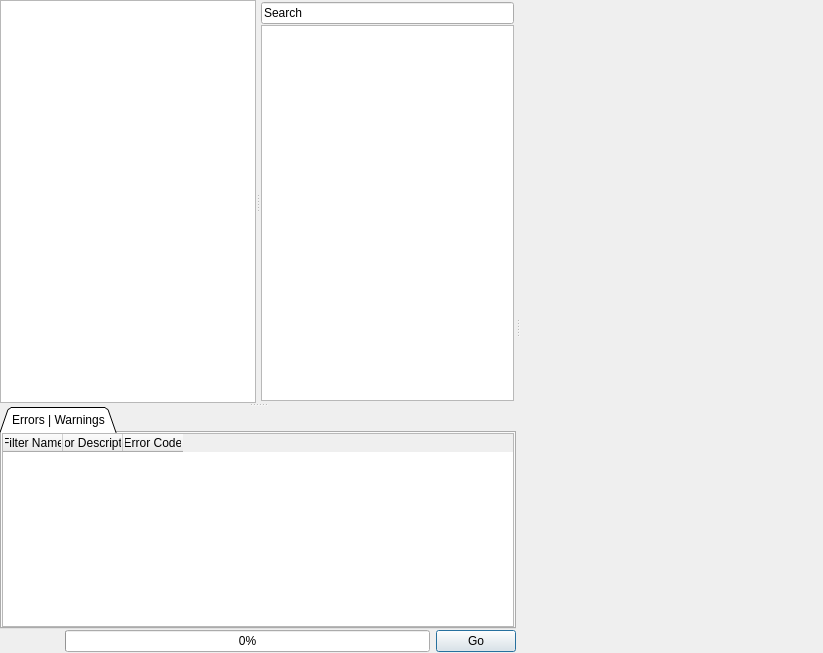
<?xml version="1.0" encoding="UTF-8"?>
<ui version="4.0">
 <class>PipelineBuilderWidget</class>
 <widget class="QWidget" name="PipelineBuilderWidget">
  <property name="geometry">
   <rect>
    <x>0</x>
    <y>0</y>
    <width>823</width>
    <height>653</height>
   </rect>
  </property>
  <property name="windowTitle">
   <string>Form</string>
  </property>
  <layout class="QVBoxLayout" name="verticalLayout">
   <property name="spacing">
    <number>0</number>
   </property>
   <property name="margin">
    <number>0</number>
   </property>
   <item>
    <widget class="QSplitter" name="splitter_1">
     <property name="styleSheet">
      <string notr="true"> QSplitter::handle {
  color: rgb(215, 215, 215);
 }</string>
     </property>
     <property name="orientation">
      <enum>Qt::Horizontal</enum>
     </property>
     <widget class="QFrame" name="frame">
      <property name="frameShape">
       <enum>QFrame::NoFrame</enum>
      </property>
      <property name="frameShadow">
       <enum>QFrame::Raised</enum>
      </property>
      <layout class="QVBoxLayout" name="verticalLayout_4">
       <property name="spacing">
        <number>0</number>
       </property>
       <property name="margin">
        <number>0</number>
       </property>
       <item>
        <widget class="QSplitter" name="docsBugSplitter">
         <property name="orientation">
          <enum>Qt::Vertical</enum>
         </property>
         <widget class="QSplitter" name="splitter_2">
          <property name="sizePolicy">
           <sizepolicy hsizetype="Expanding" vsizetype="Preferred">
            <horstretch>0</horstretch>
            <verstretch>1</verstretch>
           </sizepolicy>
          </property>
          <property name="styleSheet">
           <string notr="true"> QSplitter::handle {
  color: rgb(215, 215, 215);
 }</string>
          </property>
          <property name="orientation">
           <enum>Qt::Horizontal</enum>
          </property>
          <property name="handleWidth">
           <number>3</number>
          </property>
          <widget class="QFrame" name="frame_3">
           <property name="sizePolicy">
            <sizepolicy hsizetype="Expanding" vsizetype="Preferred">
             <horstretch>0</horstretch>
             <verstretch>0</verstretch>
            </sizepolicy>
           </property>
           <property name="frameShape">
            <enum>QFrame::NoFrame</enum>
           </property>
           <property name="frameShadow">
            <enum>QFrame::Raised</enum>
           </property>
           <layout class="QVBoxLayout" name="verticalLayout_5">
            <property name="spacing">
             <number>0</number>
            </property>
            <property name="margin">
             <number>0</number>
            </property>
            <item>
             <widget class="QTreeWidget" name="filterLibraryTree">
              <property name="sizePolicy">
               <sizepolicy hsizetype="Preferred" vsizetype="Expanding">
                <horstretch>0</horstretch>
                <verstretch>0</verstretch>
               </sizepolicy>
              </property>
              <property name="minimumSize">
               <size>
                <width>150</width>
                <height>0</height>
               </size>
              </property>
              <property name="maximumSize">
               <size>
                <width>16777215</width>
                <height>16777215</height>
               </size>
              </property>
              <property name="verticalScrollBarPolicy">
               <enum>Qt::ScrollBarAsNeeded</enum>
              </property>
              <property name="horizontalScrollBarPolicy">
               <enum>Qt::ScrollBarAsNeeded</enum>
              </property>
              <property name="alternatingRowColors">
               <bool>true</bool>
              </property>
              <property name="verticalScrollMode">
               <enum>QAbstractItemView::ScrollPerPixel</enum>
              </property>
              <property name="uniformRowHeights">
               <bool>true</bool>
              </property>
              <property name="animated">
               <bool>true</bool>
              </property>
              <property name="headerHidden">
               <bool>true</bool>
              </property>
              <column>
               <property name="text">
                <string notr="true">1</string>
               </property>
              </column>
             </widget>
            </item>
           </layout>
          </widget>
          <widget class="QFrame" name="filterListFrame">
           <property name="sizePolicy">
            <sizepolicy hsizetype="Preferred" vsizetype="Preferred">
             <horstretch>1</horstretch>
             <verstretch>0</verstretch>
            </sizepolicy>
           </property>
           <property name="minimumSize">
            <size>
             <width>150</width>
             <height>0</height>
            </size>
           </property>
           <property name="maximumSize">
            <size>
             <width>16777215</width>
             <height>16777215</height>
            </size>
           </property>
           <property name="showDropIndicator" stdset="0">
            <bool>false</bool>
           </property>
           <property name="dragEnabled" stdset="0">
            <bool>true</bool>
           </property>
           <property name="alternatingRowColors" stdset="0">
            <bool>true</bool>
           </property>
           <property name="uniformItemSizes" stdset="0">
            <bool>true</bool>
           </property>
           <property name="sortingEnabled" stdset="0">
            <bool>true</bool>
           </property>
           <layout class="QVBoxLayout" name="verticalLayout_6">
            <property name="spacing">
             <number>1</number>
            </property>
            <property name="margin">
             <number>2</number>
            </property>
            <item>
             <widget class="QLineEdit" name="filterSearch">
              <property name="text">
               <string>Search</string>
              </property>
             </widget>
            </item>
            <item>
             <widget class="QFilterListWidget" name="filterList"/>
            </item>
           </layout>
          </widget>
         </widget>
         <widget class="QTabWidget" name="docErrorTabs">
          <property name="maximumSize">
           <size>
            <width>16777215</width>
            <height>16777215</height>
           </size>
          </property>
          <property name="tabShape">
           <enum>QTabWidget::Triangular</enum>
          </property>
          <property name="currentIndex">
           <number>0</number>
          </property>
          <widget class="QWidget" name="tab_2">
           <attribute name="title">
            <string>Errors | Warnings</string>
           </attribute>
           <layout class="QVBoxLayout" name="verticalLayout_3">
            <property name="spacing">
             <number>0</number>
            </property>
            <property name="margin">
             <number>0</number>
            </property>
            <item>
             <widget class="QTableWidget" name="errorTableWidget">
              <property name="editTriggers">
               <set>QAbstractItemView::NoEditTriggers</set>
              </property>
              <property name="alternatingRowColors">
               <bool>false</bool>
              </property>
              <property name="textElideMode">
               <enum>Qt::ElideRight</enum>
              </property>
              <property name="verticalScrollMode">
               <enum>QAbstractItemView::ScrollPerPixel</enum>
              </property>
              <property name="horizontalScrollMode">
               <enum>QAbstractItemView::ScrollPerPixel</enum>
              </property>
              <property name="wordWrap">
               <bool>true</bool>
              </property>
              <property name="cornerButtonEnabled">
               <bool>false</bool>
              </property>
              <attribute name="horizontalHeaderDefaultSectionSize">
               <number>50</number>
              </attribute>
              <attribute name="horizontalHeaderMinimumSectionSize">
               <number>60</number>
              </attribute>
              <attribute name="verticalHeaderDefaultSectionSize">
               <number>30</number>
              </attribute>
              <column>
               <property name="text">
                <string notr="true">Filter Name</string>
               </property>
               <property name="textAlignment">
                <set>AlignHCenter|AlignVCenter|AlignCenter</set>
               </property>
              </column>
              <column>
               <property name="text">
                <string notr="true">Error Description</string>
               </property>
               <property name="textAlignment">
                <set>AlignHCenter|AlignVCenter|AlignCenter</set>
               </property>
              </column>
              <column>
               <property name="text">
                <string notr="true">Error Code</string>
               </property>
               <property name="textAlignment">
                <set>AlignHCenter|AlignVCenter|AlignCenter</set>
               </property>
              </column>
             </widget>
            </item>
           </layout>
          </widget>
         </widget>
        </widget>
       </item>
       <item>
        <widget class="QFrame" name="frame_2">
         <property name="sizePolicy">
          <sizepolicy hsizetype="Preferred" vsizetype="Preferred">
           <horstretch>0</horstretch>
           <verstretch>0</verstretch>
          </sizepolicy>
         </property>
         <property name="minimumSize">
          <size>
           <width>0</width>
           <height>0</height>
          </size>
         </property>
         <property name="maximumSize">
          <size>
           <width>16777215</width>
           <height>35</height>
          </size>
         </property>
         <property name="frameShape">
          <enum>QFrame::NoFrame</enum>
         </property>
         <property name="frameShadow">
          <enum>QFrame::Raised</enum>
         </property>
         <layout class="QHBoxLayout" name="horizontalLayout_2">
          <property name="spacing">
           <number>6</number>
          </property>
          <property name="leftMargin">
           <number>5</number>
          </property>
          <property name="topMargin">
           <number>0</number>
          </property>
          <property name="rightMargin">
           <number>0</number>
          </property>
          <property name="bottomMargin">
           <number>0</number>
          </property>
          <item>
           <widget class="QPushButton" name="toggleDocs">
            <property name="sizePolicy">
             <sizepolicy hsizetype="Fixed" vsizetype="Fixed">
              <horstretch>0</horstretch>
              <verstretch>0</verstretch>
             </sizepolicy>
            </property>
            <property name="minimumSize">
             <size>
              <width>24</width>
              <height>24</height>
             </size>
            </property>
            <property name="maximumSize">
             <size>
              <width>24</width>
              <height>24</height>
             </size>
            </property>
            <property name="toolTip">
             <string>Display Help for Filter</string>
            </property>
            <property name="statusTip">
             <string/>
            </property>
            <property name="text">
             <string/>
            </property>
            <property name="icon">
             <iconset resource="../../../Resources/icons/images/Icons.qrc">
              <normaloff>:/help2.png</normaloff>:/help2.png</iconset>
            </property>
            <property name="iconSize">
             <size>
              <width>24</width>
              <height>24</height>
             </size>
            </property>
            <property name="checkable">
             <bool>false</bool>
            </property>
            <property name="checked">
             <bool>false</bool>
            </property>
            <property name="flat">
             <bool>true</bool>
            </property>
           </widget>
          </item>
          <item>
           <widget class="QPushButton" name="showErrors">
            <property name="sizePolicy">
             <sizepolicy hsizetype="Fixed" vsizetype="Fixed">
              <horstretch>0</horstretch>
              <verstretch>0</verstretch>
             </sizepolicy>
            </property>
            <property name="minimumSize">
             <size>
              <width>24</width>
              <height>24</height>
             </size>
            </property>
            <property name="maximumSize">
             <size>
              <width>24</width>
              <height>24</height>
             </size>
            </property>
            <property name="toolTip">
             <string>Show Pipeline Errors</string>
            </property>
            <property name="statusTip">
             <string/>
            </property>
            <property name="text">
             <string/>
            </property>
            <property name="icon">
             <iconset resource="../../../Resources/icons/images/Icons.qrc">
              <normaloff>:/warning.png</normaloff>:/warning.png</iconset>
            </property>
            <property name="iconSize">
             <size>
              <width>24</width>
              <height>24</height>
             </size>
            </property>
            <property name="checkable">
             <bool>false</bool>
            </property>
            <property name="flat">
             <bool>true</bool>
            </property>
           </widget>
          </item>
          <item>
           <widget class="QProgressBar" name="m_progressBar">
            <property name="value">
             <number>0</number>
            </property>
           </widget>
          </item>
          <item>
           <widget class="QPushButton" name="m_GoBtn">
            <property name="text">
             <string>Go</string>
            </property>
            <property name="autoDefault">
             <bool>true</bool>
            </property>
            <property name="default">
             <bool>true</bool>
            </property>
           </widget>
          </item>
         </layout>
        </widget>
       </item>
      </layout>
     </widget>
     <widget class="QScrollArea" name="m_QDroppableScrollArea">
      <property name="sizePolicy">
       <sizepolicy hsizetype="Expanding" vsizetype="Expanding">
        <horstretch>1</horstretch>
        <verstretch>1</verstretch>
       </sizepolicy>
      </property>
      <property name="minimumSize">
       <size>
        <width>0</width>
        <height>0</height>
       </size>
      </property>
      <property name="acceptDrops">
       <bool>true</bool>
      </property>
      <property name="autoFillBackground">
       <bool>false</bool>
      </property>
      <property name="frameShape">
       <enum>QFrame::NoFrame</enum>
      </property>
      <property name="frameShadow">
       <enum>QFrame::Plain</enum>
      </property>
      <property name="widgetResizable">
       <bool>true</bool>
      </property>
      <property name="alignment">
       <set>Qt::AlignHCenter|Qt::AlignTop</set>
      </property>
      <widget class="PipelineViewWidget" name="m_PipelineViewWidget">
       <property name="geometry">
        <rect>
         <x>0</x>
         <y>0</y>
         <width>300</width>
         <height>653</height>
        </rect>
       </property>
       <property name="sizePolicy">
        <sizepolicy hsizetype="Expanding" vsizetype="Expanding">
         <horstretch>0</horstretch>
         <verstretch>0</verstretch>
        </sizepolicy>
       </property>
       <property name="acceptDrops">
        <bool>true</bool>
       </property>
       <property name="autoFillBackground">
        <bool>true</bool>
       </property>
       <property name="styleSheet">
        <string notr="true">PipelineViewWidget
{
background-color: rgb(225, 225, 225);
border-left:  2px solid gray;

}
</string>
       </property>
      </widget>
     </widget>
    </widget>
   </item>
  </layout>
 </widget>
 <customwidgets>
  <customwidget>
   <class>QFilterListWidget</class>
   <extends>QListWidget</extends>
   <header location="global">QFilterListWidget.h</header>
  </customwidget>
  <customwidget>
   <class>PipelineViewWidget</class>
   <extends>QWidget</extends>
   <header location="global">PipelineViewWidget.h</header>
   <container>1</container>
  </customwidget>
 </customwidgets>
 <resources>
  <include location="../../../Resources/icons/images/Icons.qrc"/>
 </resources>
 <connections/>
</ui>
